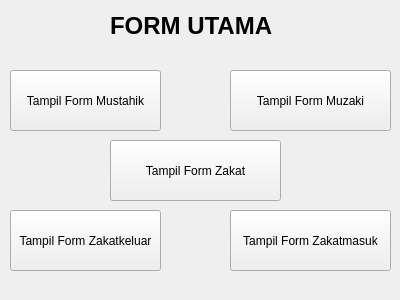
<?xml version="1.0" encoding="UTF-8"?>
<ui version="4.0">
 <class>Form</class>
 <widget class="QWidget" name="Form">
  <property name="geometry">
   <rect>
    <x>0</x>
    <y>0</y>
    <width>400</width>
    <height>300</height>
   </rect>
  </property>
  <property name="windowTitle">
   <string>Form</string>
  </property>
  <widget class="QPushButton" name="button_tampil_zakatmasuk">
   <property name="geometry">
    <rect>
     <x>230</x>
     <y>210</y>
     <width>161</width>
     <height>61</height>
    </rect>
   </property>
   <property name="text">
    <string>Tampil Form Zakatmasuk</string>
   </property>
  </widget>
  <widget class="QPushButton" name="button_tampil_zakat">
   <property name="geometry">
    <rect>
     <x>110</x>
     <y>140</y>
     <width>171</width>
     <height>61</height>
    </rect>
   </property>
   <property name="text">
    <string>Tampil Form Zakat</string>
   </property>
  </widget>
  <widget class="QLabel" name="label">
   <property name="geometry">
    <rect>
     <x>110</x>
     <y>10</y>
     <width>171</width>
     <height>31</height>
    </rect>
   </property>
   <property name="font">
    <font>
     <pointsize>18</pointsize>
     <bold>true</bold>
    </font>
   </property>
   <property name="text">
    <string>FORM UTAMA</string>
   </property>
  </widget>
  <widget class="QPushButton" name="button_tampil_zakatkeluar">
   <property name="geometry">
    <rect>
     <x>10</x>
     <y>210</y>
     <width>151</width>
     <height>61</height>
    </rect>
   </property>
   <property name="text">
    <string>Tampil Form Zakatkeluar</string>
   </property>
  </widget>
  <widget class="QPushButton" name="button_tampil_muzaki">
   <property name="geometry">
    <rect>
     <x>230</x>
     <y>70</y>
     <width>161</width>
     <height>61</height>
    </rect>
   </property>
   <property name="text">
    <string>Tampil Form Muzaki</string>
   </property>
  </widget>
  <widget class="QPushButton" name="button_tampil_mustahik">
   <property name="geometry">
    <rect>
     <x>10</x>
     <y>70</y>
     <width>151</width>
     <height>61</height>
    </rect>
   </property>
   <property name="text">
    <string>Tampil Form Mustahik</string>
   </property>
  </widget>
 </widget>
 <resources/>
 <connections/>
</ui>
